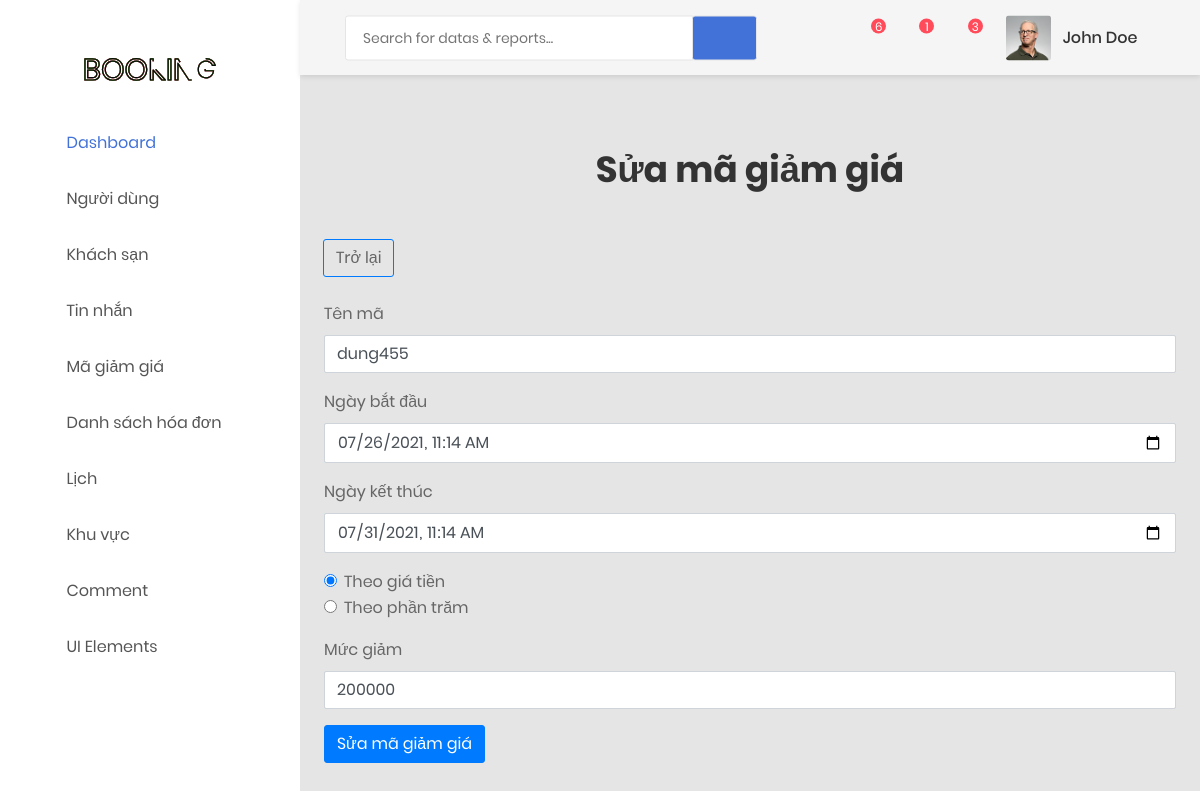
Page /admin/editmagiamgia.php?id=4&id_kv=15&loai=khuvuc on the committed database.
### tables this page shows
CREATE TABLE `mggkhuvuc` (
  `id` int(11) NOT NULL,
  `magiamgia` text NOT NULL,
  `mucgiam` int(11) NOT NULL,
  `time_up` datetime NOT NULL,
  `time_out` datetime NOT NULL,
  `status` int(11) NOT NULL,
  `id_khuvuc` int(11) NOT NULL,
  `time` datetime NOT NULL
);

### admin/editmagiamgia.php (the view, shortened to what this page needs)
<?php
    include 'header.php';
    include 'connect.php';
?>
    <?php
    if(isset($_GET['loai'])){
      $loai = $_GET['loai'];
      if($loai=="khuvuc"){
        if(isset($_GET['id'])){
          $id_ma = $_GET['id'];
          $sql_ma = "SELECT * FROM mggkhuvuc WHERE id = $id_ma";
          $result_ma = $conn->query($sql_ma);
          if($result_ma->num_rows > 0){
              while($row_ma = $result_ma->fetch_assoc()){
                  $name = $row_ma['magiamgia'];
                  $mucgiam = $row_ma['mucgiam'];
                  $status = $row_ma['status'];
                  $time_out = $row_ma['time_out'];
                  $time_up = $row_ma['time_up'];
              }
          }
        }
      }else if($loai=="homestay"){
          $id_ma = $_GET['id'];
          $id_hs = $_GET['id_hs'];
          $sql_ma = "SELECT * FROM phieugiamgia WHERE id = $id_ma";
          $result_ma = $conn->query($sql_ma);
          if($result_ma->num_rows > 0){
              while($row_ma = $result_ma->fetch_assoc()){
                  $name = $row_ma['magiamgia'];
                  $mucgiam = $row_ma['mucgiam'];
                  $status = $row_ma['status'];
                  $time = $row_ma['time'];
                  $time_out = $row_ma['time_out'];
                  $time_up = $row_ma['time_up'];
              }
          }
      }
    }
    ?>
    <h1 class="text-center py-5">Sửa mã giảm giá</h1>
    <div class="ms-2">
        <a onclick="history.go(-1)" class="btn btn-outline-primary" style="margin-left: 23px;">Trở lại</a>
    </div>
    <form method="post" action="" class="m-4" enctype="multipart/form-data">
    <div class="mb-3">
        <label for="exampleInputPassword1" class="form-label">Tên mã</label>
        <input type="text" value="<?php echo $name?>" name="name" class="form-control" id="exampleInputexampleInputPassword1">
    </div>
    <div class="mb-3">
        <label for="exampleInputPassword1" class="form-label">Ngày bắt đầu</label>
        <input type="datetime-local" value="<?php echo $time_up?>" name="timeup" class="form-control" id="exampleInputexampleInputPassword1">
    </div>
    <div class="mb-3">
        <label for="exampleInputPassword1" class="form-label">Ngày kết thúc</label>
        <input type="datetime-local" value="<?php echo $time_out?>" name="timeout" class="form-control" id="exampleInputexampleInputPassword1">
    </div>
    <div class="mb-3">
      <div class="form-check">
        <input
          class="form-check-input"
          type="radio"
          id="radio1"
          name="radio"
          <?php
            if($status == 1){
                echo 'checked';
            }
          ?>
          value="1"
        />
        <label class="form-check-label" for="radio1">
          Theo giá tiền
        </label>
      </div>
      <div class="form-check">
        <input
          class="form-check-input"
          type="radio"
          id="radio2"
          name="radio"
          value="0"
          <?php
            if($status == 0){
                echo 'checked';
            }
          ?>
        />
        <label class="form-check-label" for="radio2">
          Theo phần trăm
        </label>
      </div>
    </div>
    <div class="mb-3">
        <label for="exampleInputPassword1" class="form-label">Mức giảm</label>
        <input type="number" name="mucgiam" value="<?php echo $mucgiam?>" class="form-control" id="exampleInputexampleInputPassword1">
    </div>
    <button type="submit" class="btn btn-primary" name="submit_edit_phieu">Sửa mã giảm giá</button>
</form>
<?php
    include 'footer.php';
?>

### rows in the picture
mggkhuvuc: name "dung455", timeup "07/26/2021 11:14", timeout "07/31/2021 11:14", status "☑ Theo giá tiền", status "☐ Theo phần trăm", mucgiam "200000"

### other values in the picture
$dem "6"
